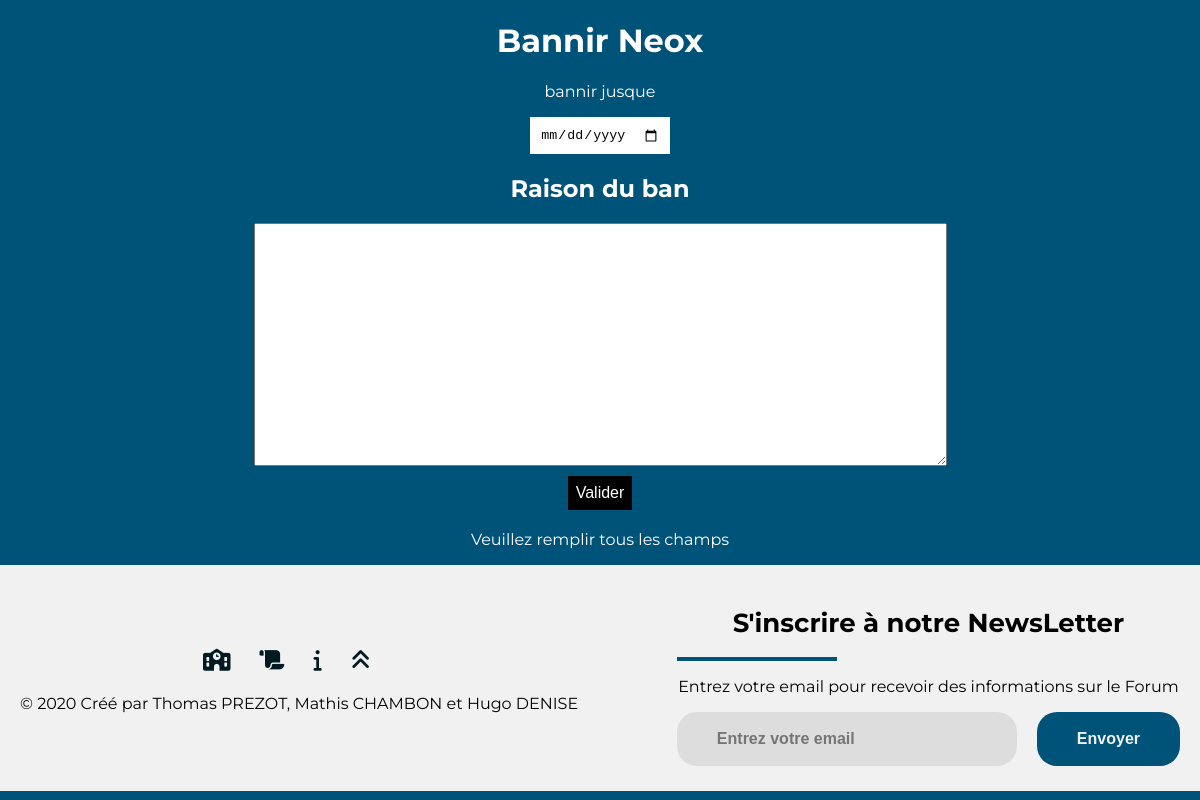
/TestPart1/bantemp.php?idCompte=1, run on an earlier commit of the app's database.
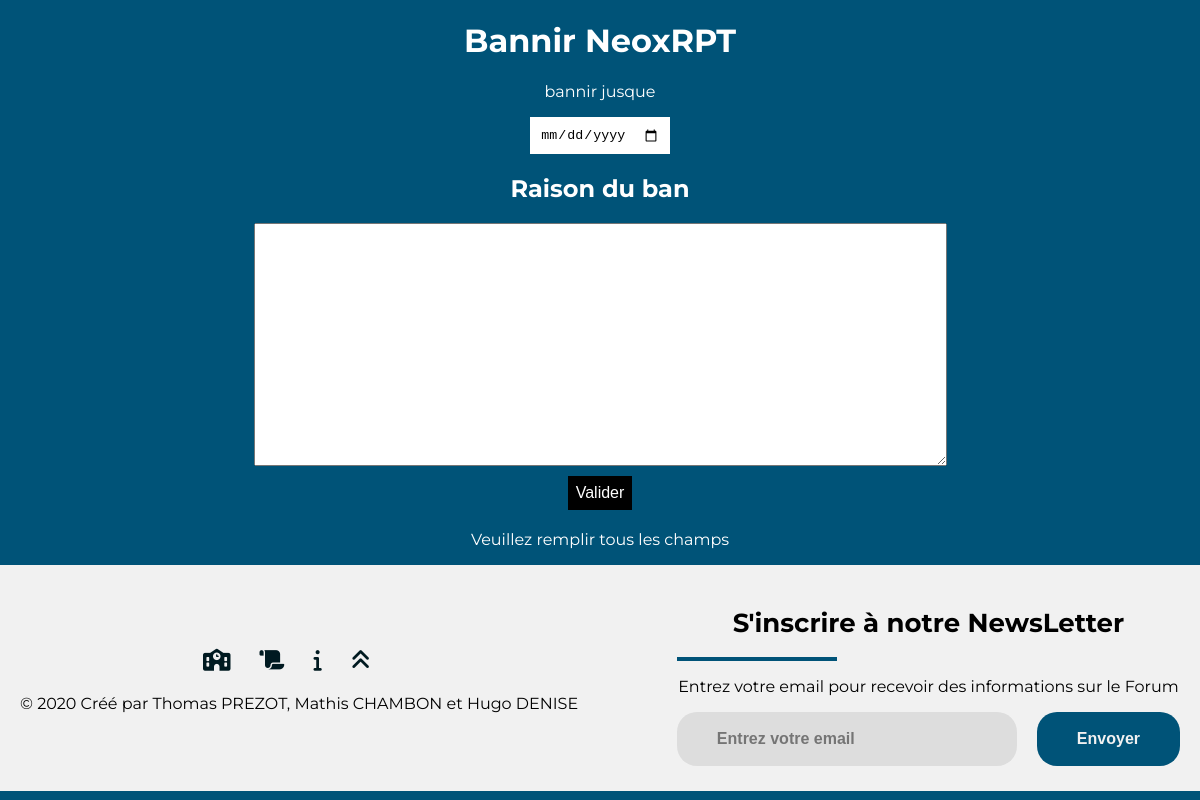
And on a later commit of the database.
### tables this page shows
CREATE TABLE Compte
(
idCompte INT(11) NOT NULL AUTO_INCREMENT,
isCompteBanni TINYINT,
isCompteAdmin TINYINT,
dateDebutBan DATE,
dateFinBan DATE,
cheminPhoto VARCHAR(64),
raisonBan VARCHAR(64),
motDePasse VARCHAR(64),
login VARCHAR(64),
dateCreation DATE,
nomCompte VARCHAR(64),
idMessage INT(11),
connexion TINYINT,
biographie VARCHAR(64),
email VARCHAR(64),
PRIMARY KEY(idCompte)
);

### TestPart1/data/compte.php (called while the page is built, shortened)
<?php
    class Compte
    {
        private $nomCompte;
        function getNomCompte() {
            return $this->nomCompte;
        }
        public function initCompte($idCompte)
        {
            $bdd=DatabaseLinker::getConnexion();
            $state = $bdd->prepare("SELECT * FROM Compte WHERE idCompte=?");
            $state->bindParam(1,$idCompte);
            $state->execute();
            $resultat = $state->fetchAll();
            foreach ($resultat as $ligneResultat)
            {
                $this->nomCompte = $ligneResultat["nomCompte"];
            }
        }
    }
?>

### TestPart1/bantemp.php (the view, shortened to what this page needs)
<?php
	include("HeaderForum.php");
	$utilisateur = new Compte();
	$utilisateur->initCompte($_GET["idCompte"]);
	$nom = $utilisateur->getNomCompte();
?>
<?php if (!empty($_GET["idCompte"]))
{
	?>
	<h1>Bannir <?php echo $nom;?></h1>
	<form method="POST">
		<div class="postCom">
			<div>
				<p>bannir jusque</p>
				<input type="date" name="dateFin"></input>
			</div>
			<h2>Raison du ban</h2>
			<textarea name="raison"></textarea>
			<br>
			<button>Valider</button>
			<br>
		</div>
	</form>
	<?php
	if (!empty($_POST["raison"])&&!empty($_POST["dateFin"]))
	{
		compteManager::banCompteTemp($_GET["idCompte"],$_POST["raison"],$_POST["dateFin"]);
		echo $_POST["dateFin"];
		header('Location: index.php');
		exit();
	}
	else
	{
		echo "<p>Veuillez remplir tous les champs</p>";
	}
	include("footer.php");
}
?>

What changed in the data, as far as the page shows it:
changed compte: nomCompte "Neox" → "NeoxRPT"
